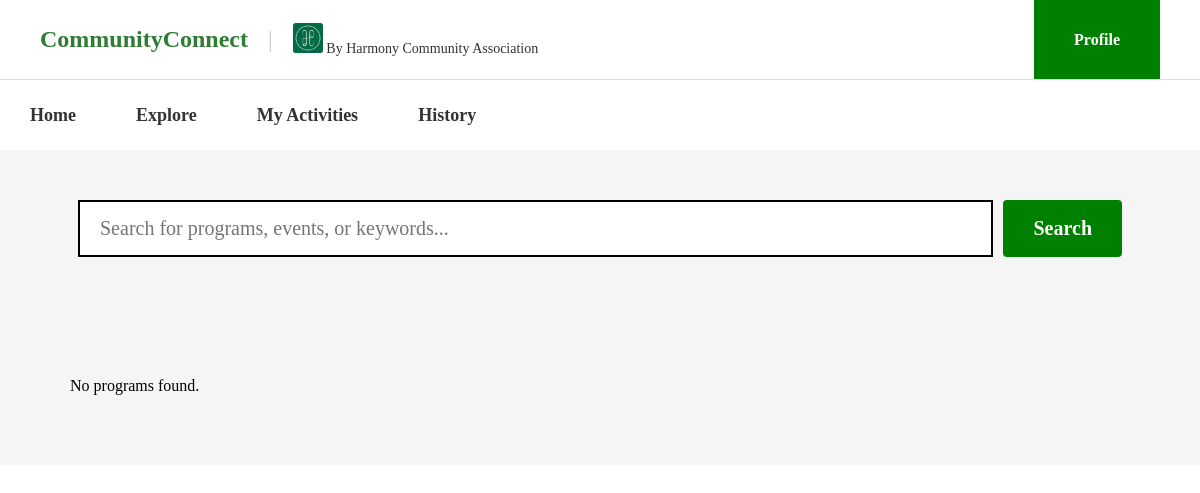
The page /MainPage/program.php?program=Family Movie Night (signed in) on the database as committed earlier.
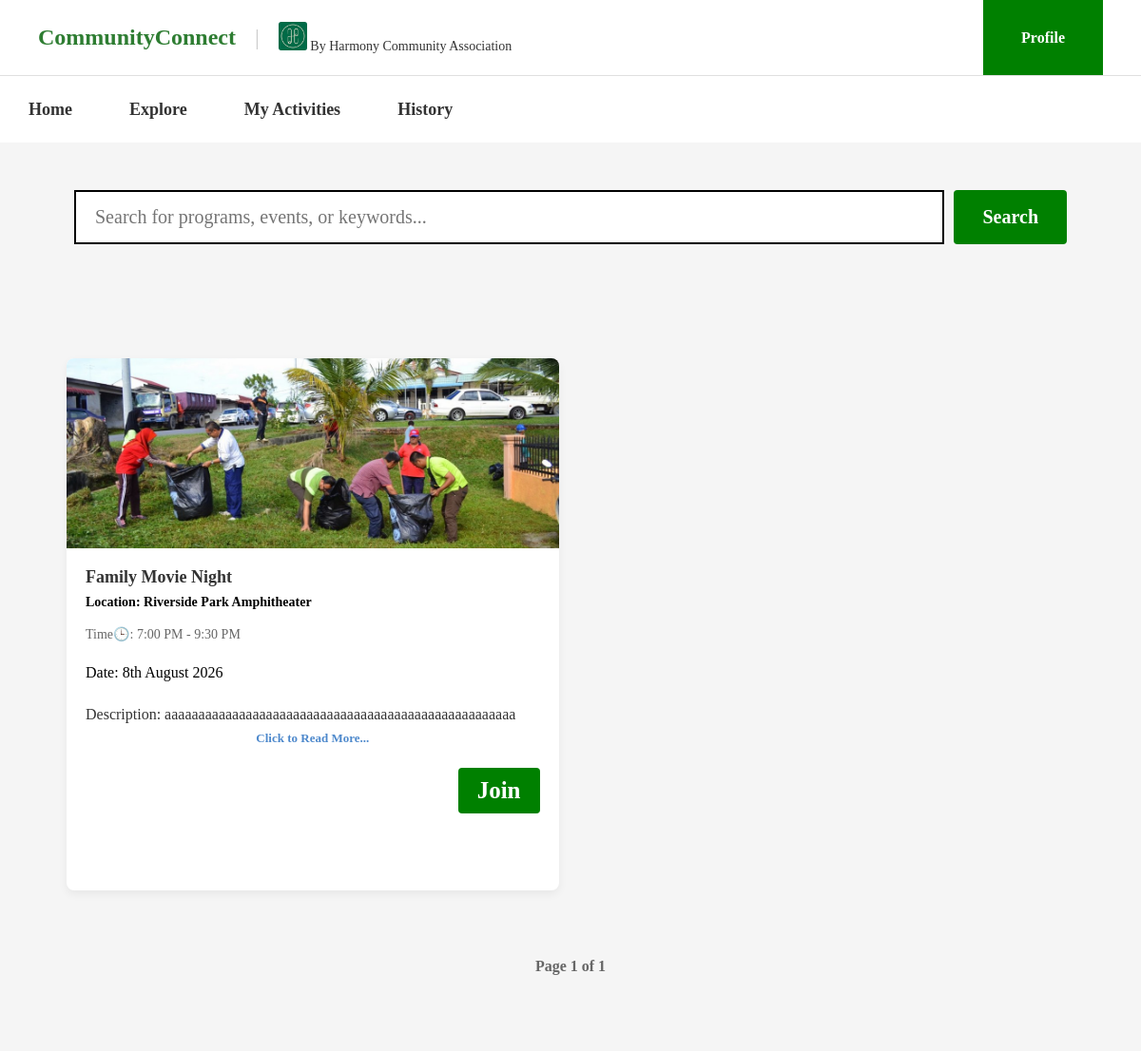
The same page on the database as committed later.
### tables this page shows
CREATE TABLE `program` (
  `id` int(11) NOT NULL,
  `title` varchar(150) NOT NULL,
  `event_date` date NOT NULL,
  `start_time` time NOT NULL,
  `end_time` time NOT NULL,
  `location` varchar(200) NOT NULL,
  `description` text NOT NULL,
  `image` varchar(255) NOT NULL DEFAULT 'Images/gotong-royong.jpg'
);

### MainPage/program.php (the view, shortened to what this page needs)
<?php
global $connection;
$limit = 6;
$page = isset($_GET['page']) ? (int)$_GET['page'] : 1;
$offset = ($page - 1) * $limit;
$user_id = $_SESSION['id'];
$search_query = ($_GET['program'] ?? "");
if ($search_query !== "") {
    $count_sql = "SELECT COUNT(*) AS total FROM program
        WHERE title LIKE '%$search_query%'
        AND event_date >= CURDATE()
        AND id NOT IN (SELECT program_id FROM user_program WHERE user_id= '$user_id')";
    $count_result = mysqli_query($connection, $count_sql);
    $total_rows = mysqli_fetch_assoc($count_result)['total'];
    $sql = "SELECT * FROM program
    WHERE title LIKE '%$search_query%'
    AND event_date >= CURDATE()
    AND id NOT IN (SELECT program_id FROM user_program WHERE user_id= '$user_id')
    LIMIT $limit OFFSET $offset";
}
$result = mysqli_query($connection, $sql);
$total_pages = ceil($total_rows / $limit);
?>
<!DOCTYPE html>
<html lang="en">
<head>
    <link rel="stylesheet" href="../CSS/user.css">
</head>
<body>
    <header class="top-header">
        <div class="header-left">
            <h1 class="brand-title">CommunityConnect</h1>
            <span class="divider">|</span>
            <div class="org-host">
                <img src="../Images/harmony.jpg"
                    alt="https://media.licdn.com/dms/image/v2/D4E03AQELNAHJckXI1Q/profile-displayphoto-shrink_200_200/B4EZOXqLbGHkAk-/0/1733416237478?e=2147483647&v=beta&t=sjAOtOOF-mVLAh6dF3wuGAHkhmZoFFiBIWNB3DAQ30s"
                    class="logo-placeholder">
                <span>By Harmony Community Association</span>
            </div>
        </div>
        <div class="header-right">
            <a href="profile.php" class="profile-btn">Profile</a>
        </div>
    </header>
    <nav class="main-nav">
        <a href="user_page.php" target="_self">Home</a>
        <a href="program.php" target="_self">Explore</a>
        <a href="program_status.php" target="_self">My Activities</a>
        <a href="history.php" target="_self">History</a>
    </nav>
    <?php include 'notification.php'; ?>
    <div class="search-section">
        <form action="program.php" method="GET" class="search-container">
            <input type="text" name="program" placeholder="Search for programs, events, or keywords...">
            <input type="submit" value="Search">
        </form>
    </div>
    <div class="page-content">
        <div class="programs-section">
            <?php
            if ($result && mysqli_num_rows($result) > 0) {
                while ($row = mysqli_fetch_assoc($result)) {
            ?>
                    <div class="program-card">
                        <img src="../<?= htmlspecialchars($row['image']) ?>" alt="<?= htmlspecialchars($row['title']) ?>">
                        <div class="card-content">
                            <h3><?php echo ($row['title']); ?></h3>
                            <p class="location">Location: <?php echo ($row['location']); ?></p>
                            <p class="time">Time🕒: <?php echo date("g:i A", strtotime($row['start_time'])) . " - " . date("g:i A", strtotime($row['end_time'])); ?></p><br>
                            <p class="date">Date: <?php echo date("jS F Y", strtotime($row['event_date'])); ?></p><br>
                            <p class="description">Description: <?php echo ($row['description']); ?></p>
                            <button type="button" class="read-more-link" onclick="openDescModal('<?= addslashes(htmlspecialchars($row['title'])) ?>', '<?= addslashes(htmlspecialchars($row['description'])) ?>')">
                                Click to Read More...
                            </button>
                            <a href="join_request_submitted.php?program_id=<?php echo $row['id']; ?>">
                                <button class="join">Join</button>
                            </a>
                        </div>
                    </div>
            <?php
                }
            } else {
                echo "<p>No programs found.</p>";
            }
            ?>
        </div>
        <?php if ($total_rows > 0): ?>
            <div style="text-align: center; margin: 40px 0; font-family: Arial, sans-serif; font-weight: bold;">
                <span style="display: inline-block; margin: 0 10px; color: #666; vertical-align: middle;">
                    Page <?php echo $page; ?> of <?php echo $total_pages; ?>
                </span>
            </div>
        <?php endif; ?>
    </div>
</body>
</html>

Rows that differ between the two databases and show on the page:
now on this page (row edited): program: image (picture), title "Family Movie Night", location "Riverside Park Amphitheater", start_time "7:00 PM", end_time "9:30 PM", event_date "8th August 2026", description "aaaaaaaaaaaaaaaaaaaaaaaaaaaaaaaaaaaaaaaaaaaaaaaaaaaa"
Other text that changed with them:
$page: (not shown) → "1"
$total_pages: (not shown) → "1"
text no longer shown: "No programs found."
text now shown: "Page of"
